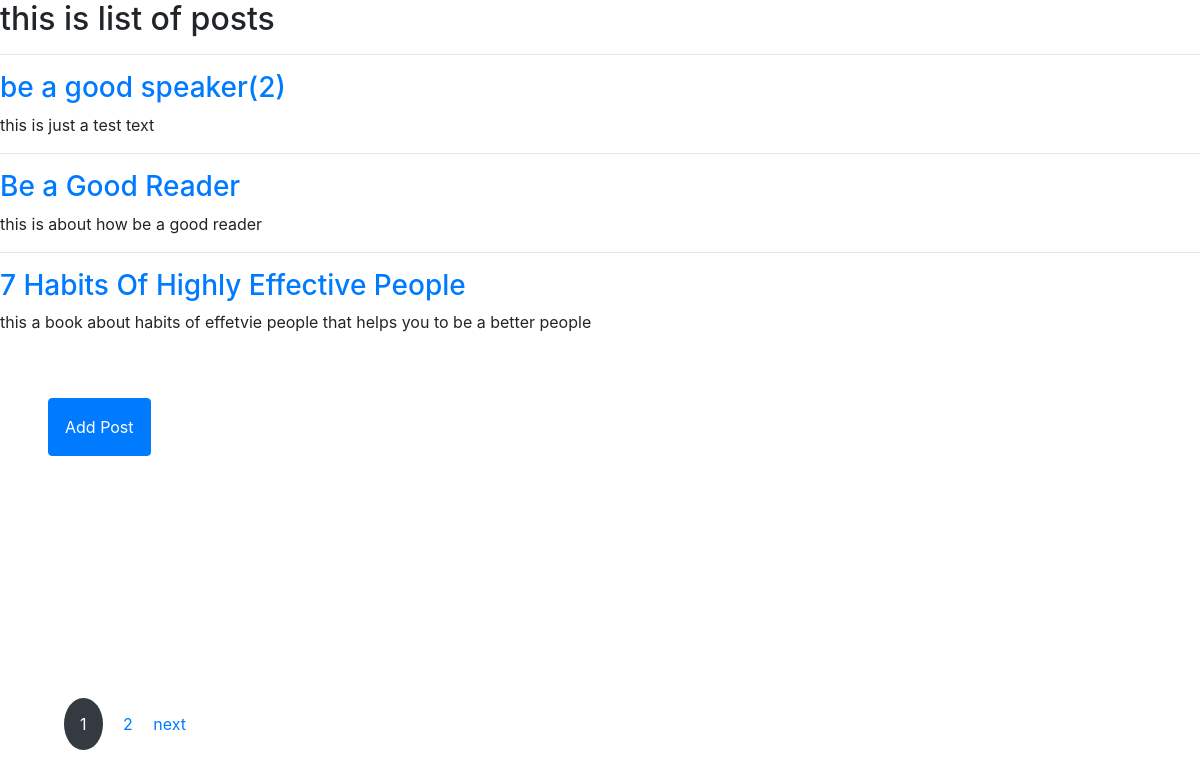
The page /blog/list/ (signed in) on the database as committed earlier.
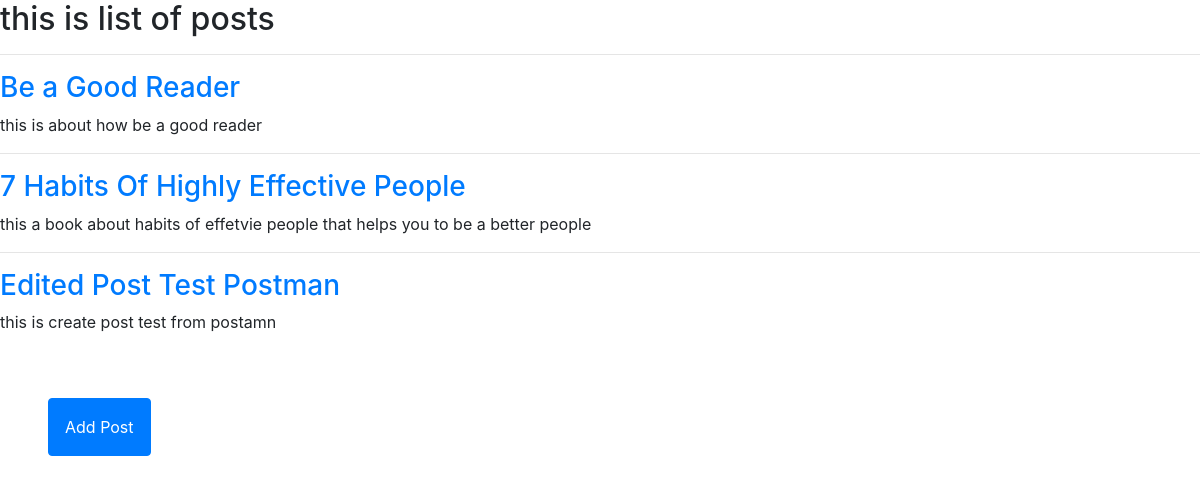
The same page on the database as committed later.
### blog/models.py (models this page shows, shortened)
class Post(models.Model):
    author = models.ForeignKey('accounts.Profile',on_delete=models.CASCADE)
    images = models.ImageField(null=True,blank=True)
    title = models.CharField(max_length=255)
    content = models.TextField()
    status = models.BooleanField()
    categoy = models.ForeignKey('Category', on_delete=models.SET_NULL,null=True)
    created_date = models.DateTimeField(auto_now_add=True)
    updated_date= models.DateTimeField(auto_now=True)
    publishes_date = models.DateTimeField()

### blog/views.py (the view)
# urls.py: path('list/',views.PostList.as_view(),name='post-list'),
class PostList(LoginRequiredMixin ,ListView):
    template_name = 'blog/list.html'
    context_object_name = 'posts'
    paginate_by = 3
    def get_queryset(self):
        posts = Post.objects.filter(status=True).order_by('-id')
        return posts

### templates/blog/list.html (shortened to what this page needs)
<!DOCTYPE html>
<html lang="en">
<head>
    <link rel="stylesheet" href="https://cdn.jsdelivr.net/npm/bootstrap@4.6.2/dist/css/bootstrap.min.css">
</head>
<body>
    <h2>this is list of posts</h2>
    {% for post in posts %}
        <hr>
        <h3>
            <a href="{% url 'post_detail' pk=post.id%}">{{post.title}}</a>
        </h3>
        <p>{{ post.content }}</p>
    {% endfor %}
    <div>
        <a href="{% url 'post-create' %}" class="btn btn-primary p-3 m-5">Add Post</a>
    </div>
    {% if is_paginated %}
       <nav class="pagination-container fixed-bottom p-3 m-5">
            {% for i in paginator.page_range %}
            {% if page_obj.number == i %}
            <span class="pagination-inner">
                <a href="#" class="pagination-active bg-dark text-white rounded-circle p-3">{{i}}</a>
            </span>
            {% else %}
                <a href="?page={{ i }}" class="rounded-circle p-3">{{ i }}</a>
            {% endif %}
            {% endfor %}
            {% if page_obj.has_next %}
                <a href="?page={{page_obj.next_page_number}}" class="pagination-older">next</a>
            {% endif %}
       </nav>
    {% endif %}
</body>
</html>

Rows that differ between the two databases and show on the page:
removed Post: title "be a good speaker(2)", content "this is just a test text"
now on this page (row edited): Post: title "Edited Post Test Postman", content "this is create post test from postamn"
Other text that changed with them:
list line gone: "1"
list line gone: "2"
text no longer shown: "next"
